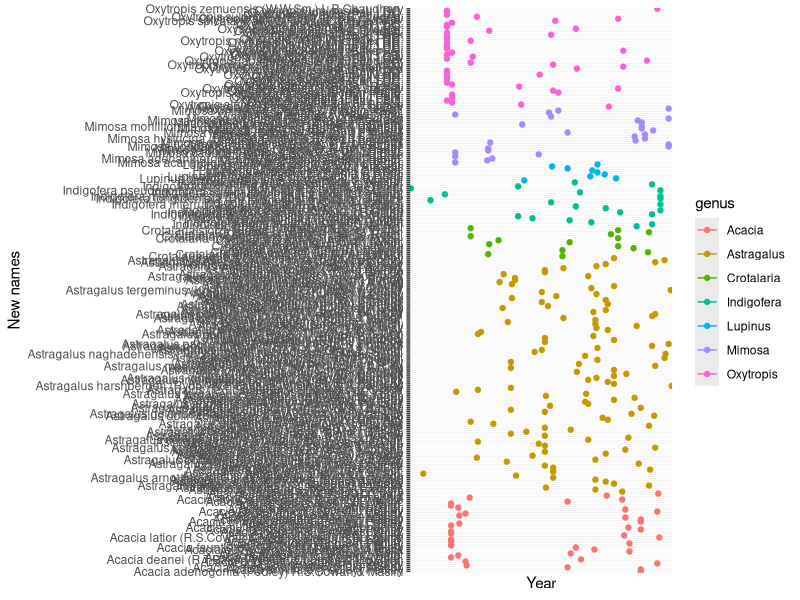

Reproduce this figure in R.
#------------------------------------------------------------------------------#
# Script for creating a graphic of species accumulation

#------------------------------------------------------------------------------#
# Loading packages
library(dplyr)
library(magrittr)
library(ggplot2)

# Reading the spreadsheet with all species
megaGenspp <- read.csv("powo_Species_megagenFabaceae_accepted_spp.csv")

# Dividing the data by combinatio nova and species nova using only the presence
# or absence of a ")".
# combinatio nova list
tt <- grepl(")", megaGenspp$scientific_name)
combnov <- megaGenspp$scientific_name[tt]
pubcombnov <- megaGenspp$publication[tt]

# species nova list
to <- !grepl(")", megaGenspp$scientific_name)
newspp <- megaGenspp$scientific_name[to]
pubnewspp <- megaGenspp$publication[to]

# Removing extra information except the year of publication
pubcombnov <- gsub(".*[(]", "", pubcombnov)
pubcombnov <- gsub("[)]", "", pubcombnov)
pubnewspp <- gsub(".*[(]", "", pubnewspp)
pubnewspp <- gsub("[)]", "", pubnewspp)

# Cleaning duplicated year and undesired month (e.g. "1907 publ. 1908"
# and "July1888").
pubcombnov <- gsub(".*[.]", "", pubcombnov)
pubcombnov <- gsub(" ", "", pubcombnov)
pubnewspp <- gsub(".*[.]", "", pubnewspp)
pubnewspp <- gsub(" ", "", pubnewspp)
pubnewspp <- gsub("[a-z]", "", pubnewspp)
pubnewspp <- gsub("J", "", pubnewspp)

# Coercing publication dates to numeric values
pubcombnov <- as.integer(pubcombnov)
pubnewspp <- as.integer(pubnewspp)

# Creating the genus list according to comb. nov. or sp. nov.
genus <- megaGenspp$genus
genuscombnov <- genus[tt]
genusnewspp <- genus[to]

# Creating separated data frames
datacombnov <- data.frame(genus = genuscombnov,
                          species = combnov,
                          year = pubcombnov)
datanewspp <- data.frame(genus = genusnewspp,
                         species = newspp,
                         year = pubnewspp)

# Ordering year of publication
datacombnov <- datacombnov[order(datacombnov$year, decreasing = FALSE), ]
datanewspp <- datanewspp[order(datanewspp$year, decreasing = FALSE), ]

# Plotting the graphs
g <- ggplot(datacombnov, aes(x = year, y = species, colour = genus)) +
            geom_line(aes(colour = genus)) +
            #scale_y_continuous(limits = length(datacombnov$species), breaks=seq(0,2000,300)) +
            geom_point() +
            theme(axis.text.x = element_text(angle = 60, hjust = 1)) +
            scale_x_discrete(labels = datacombnov$year) + xlab("Year") +
            ylab("New names")
